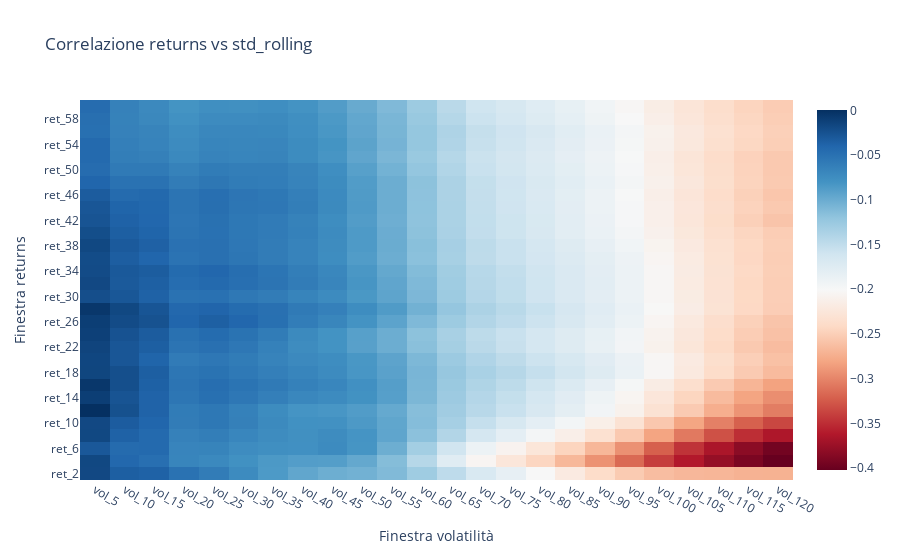
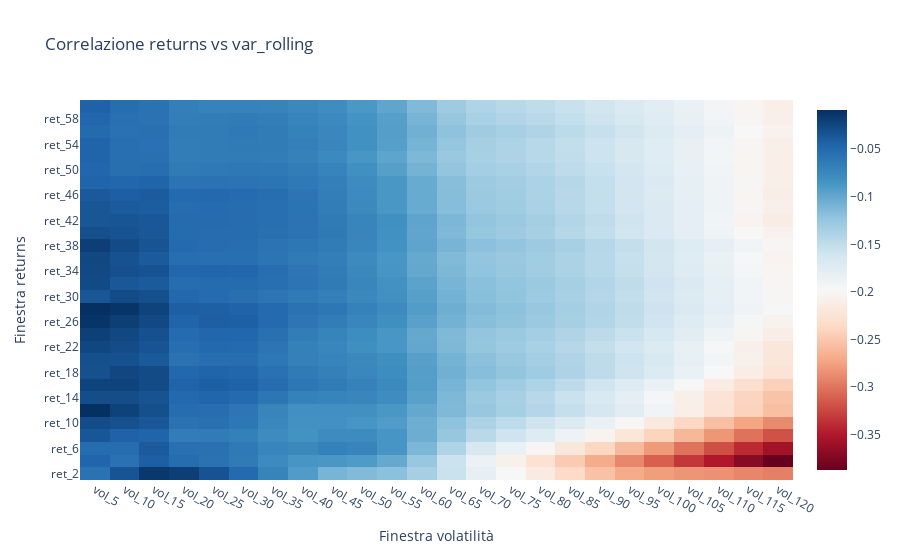
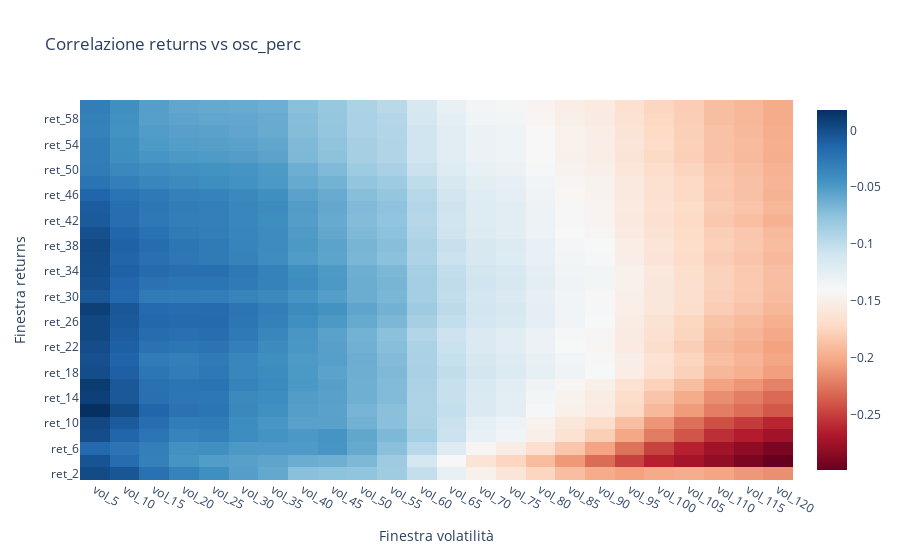
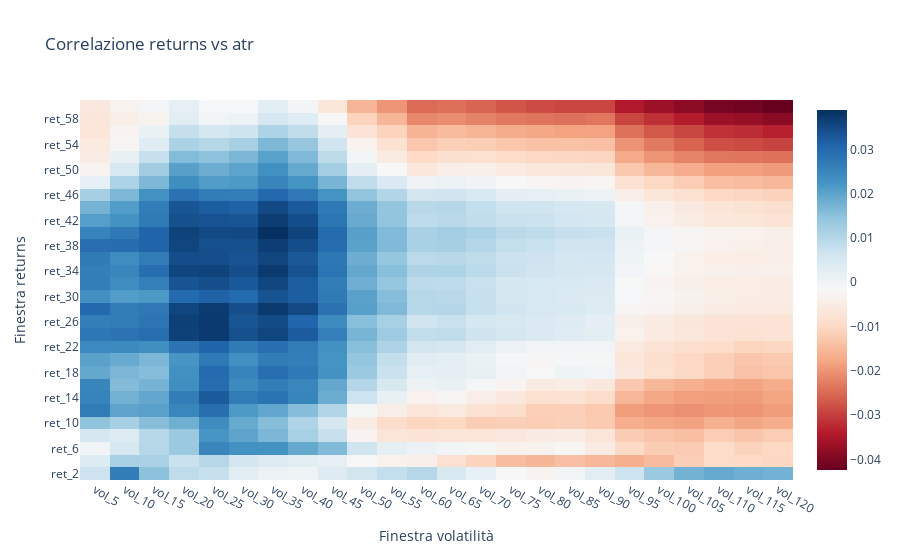

Here is the notebook cell these charts were saved with, in order:
### Code cell
# Esplora un set molto più ampio di combinazioni di rolling window per returns e volatilità e mostra la matrice delle correlazioni
import pandas as pd
import numpy as np
import plotly.express as px

returns_windows = list(range(2, 61, 2))  # da 2 a 60 con step 2
vol_windows = list(range(5, 121, 5))    # da 5 a 120 con step 5
indicators = ['std_rolling', 'var_rolling', 'osc_perc', 'atr']

results = {}
for win_ret in returns_windows:
    df_interp[f'ret_{win_ret}'] = df_interp['<BALANCE>'].pct_change(win_ret)
    for win_vol in vol_windows:
        # Ricalcola indicatori di volatilità per questa finestra
        df_price[f'std_{win_vol}'] = df_price['<CLOSE>'].rolling(window=win_vol).std()
        df_price[f'var_{win_vol}'] = df_price['<CLOSE>'].rolling(window=win_vol).var()
        df_price[f'osc_{win_vol}'] = (df_price['<HIGH>'].rolling(window=win_vol).max() - df_price['<LOW>'].rolling(window=win_vol).min()) / df_price['<CLOSE>'].rolling(window=win_vol).mean()
        df_price['tr'] = np.maximum(df_price['<HIGH>'] - df_price['<LOW>'], np.abs(df_price['<HIGH>'] - df_price['<CLOSE>'].shift(1)), np.abs(df_price['<LOW>'] - df_price['<CLOSE>'].shift(1)))
        df_price[f'atr_{win_vol}'] = df_price['tr'].rolling(window=win_vol).mean()
        # Interpola
        for ind, col in zip(indicators, [f'std_{win_vol}', f'var_{win_vol}', f'osc_{win_vol}', f'atr_{win_vol}']):
            df_interp[f'{ind}_{win_vol}'] = df_price[col].reindex(df_interp.index, method='ffill')
            # Calcola correlazione
            corr = df_interp[f'ret_{win_ret}'].corr(df_interp[f'{ind}_{win_vol}'])
            results[(win_ret, win_vol, ind)] = corr

# Crea DataFrame per heatmap per ogni indicatore
for ind in indicators:
    matrix = np.zeros((len(returns_windows), len(vol_windows)))
    for i, win_ret in enumerate(returns_windows):
        for j, win_vol in enumerate(vol_windows):
            matrix[i, j] = results[(win_ret, win_vol, ind)]
    df_matrix = pd.DataFrame(matrix, index=[f'ret_{w}' for w in returns_windows], columns=[f'vol_{w}' for w in vol_windows])
    fig = px.imshow(df_matrix, text_auto=False, color_continuous_scale='RdBu', origin='lower', aspect='auto', title=f'Correlazione returns vs {ind}')
    fig.update_layout(xaxis_title='Finestra volatilità', yaxis_title='Finestra returns')
    fig.show()

### Figure 1 — Plotly figure (JSON) as saved in the notebook; plotly's stock layout.template omitted (floating-point values rounded to 4 significant figures; data arrays with more than 128 entries replaced by an {"elided": "..."} marker saying what was removed)
{"data": [{"coloraxis": "coloraxis", "hovertemplate": "x: %{x}<br>y: %{y}<br>color: %{z}<extra></extra>", "name": "0", "type": "heatmap", "x": ["vol_5", "vol_10", "vol_15", "vol_20", "vol_25", "vol_30", "vol_35", "vol_40", "vol_45", "vol_50", "vol_55", "vol_60", "vol_65", "vol_70", "vol_75", "vol_80", "vol_85", "vol_90", "vol_95", "vol_100", "vol_105", "vol_110", "vol_115", "vol_120"], "xaxis": "x", "y": ["ret_2", "ret_4", "ret_6", "ret_8", "ret_10", "ret_12", "ret_14", "ret_16", "ret_18", "ret_20", "ret_22", "ret_24", "ret_26", "ret_28", "ret_30", "ret_32", "ret_34", "ret_36", "ret_38", "ret_40", "ret_42", "ret_44", "ret_46", "ret_48", "ret_50", "ret_52", "ret_54", "ret_56", "ret_58", "ret_60"], "yaxis": "y", "z": {"elided": "30x24 float values"}}], "layout": {"coloraxis": {"colorscale": [[0, "rgb(103,0,31)"], [0.1, "rgb(178,24,43)"], [0.2, "rgb(214,96,77)"], [0.3, "rgb(244,165,130)"], [0.4, "rgb(253,219,199)"], [0.5, "rgb(247,247,247)"], [0.6, "rgb(209,229,240)"], [0.7, "rgb(146,197,222)"], [0.8, "rgb(67,147,195)"], [0.9, "rgb(33,102,172)"], [1, "rgb(5,48,97)"]]}, "title": {"text": "Correlazione returns vs std_rolling"}, "xaxis": {"anchor": "y", "domain": [0, 1], "title": {"text": "Finestra volatilità"}}, "yaxis": {"anchor": "x", "autorange": true, "domain": [0, 1], "title": {"text": "Finestra returns"}}}}

### Figure 2 — Plotly figure (JSON) as saved in the notebook; plotly's stock layout.template omitted (floating-point values rounded to 4 significant figures; data arrays with more than 128 entries replaced by an {"elided": "..."} marker saying what was removed)
{"data": [{"coloraxis": "coloraxis", "hovertemplate": "x: %{x}<br>y: %{y}<br>color: %{z}<extra></extra>", "name": "0", "type": "heatmap", "x": ["vol_5", "vol_10", "vol_15", "vol_20", "vol_25", "vol_30", "vol_35", "vol_40", "vol_45", "vol_50", "vol_55", "vol_60", "vol_65", "vol_70", "vol_75", "vol_80", "vol_85", "vol_90", "vol_95", "vol_100", "vol_105", "vol_110", "vol_115", "vol_120"], "xaxis": "x", "y": ["ret_2", "ret_4", "ret_6", "ret_8", "ret_10", "ret_12", "ret_14", "ret_16", "ret_18", "ret_20", "ret_22", "ret_24", "ret_26", "ret_28", "ret_30", "ret_32", "ret_34", "ret_36", "ret_38", "ret_40", "ret_42", "ret_44", "ret_46", "ret_48", "ret_50", "ret_52", "ret_54", "ret_56", "ret_58", "ret_60"], "yaxis": "y", "z": {"elided": "30x24 float values"}}], "layout": {"coloraxis": {"colorscale": [[0, "rgb(103,0,31)"], [0.1, "rgb(178,24,43)"], [0.2, "rgb(214,96,77)"], [0.3, "rgb(244,165,130)"], [0.4, "rgb(253,219,199)"], [0.5, "rgb(247,247,247)"], [0.6, "rgb(209,229,240)"], [0.7, "rgb(146,197,222)"], [0.8, "rgb(67,147,195)"], [0.9, "rgb(33,102,172)"], [1, "rgb(5,48,97)"]]}, "title": {"text": "Correlazione returns vs var_rolling"}, "xaxis": {"anchor": "y", "domain": [0, 1], "title": {"text": "Finestra volatilità"}}, "yaxis": {"anchor": "x", "autorange": true, "domain": [0, 1], "title": {"text": "Finestra returns"}}}}

### Figure 3 — Plotly figure (JSON) as saved in the notebook; plotly's stock layout.template omitted (floating-point values rounded to 4 significant figures; data arrays with more than 128 entries replaced by an {"elided": "..."} marker saying what was removed)
{"data": [{"coloraxis": "coloraxis", "hovertemplate": "x: %{x}<br>y: %{y}<br>color: %{z}<extra></extra>", "name": "0", "type": "heatmap", "x": ["vol_5", "vol_10", "vol_15", "vol_20", "vol_25", "vol_30", "vol_35", "vol_40", "vol_45", "vol_50", "vol_55", "vol_60", "vol_65", "vol_70", "vol_75", "vol_80", "vol_85", "vol_90", "vol_95", "vol_100", "vol_105", "vol_110", "vol_115", "vol_120"], "xaxis": "x", "y": ["ret_2", "ret_4", "ret_6", "ret_8", "ret_10", "ret_12", "ret_14", "ret_16", "ret_18", "ret_20", "ret_22", "ret_24", "ret_26", "ret_28", "ret_30", "ret_32", "ret_34", "ret_36", "ret_38", "ret_40", "ret_42", "ret_44", "ret_46", "ret_48", "ret_50", "ret_52", "ret_54", "ret_56", "ret_58", "ret_60"], "yaxis": "y", "z": {"elided": "30x24 float values"}}], "layout": {"coloraxis": {"colorscale": [[0, "rgb(103,0,31)"], [0.1, "rgb(178,24,43)"], [0.2, "rgb(214,96,77)"], [0.3, "rgb(244,165,130)"], [0.4, "rgb(253,219,199)"], [0.5, "rgb(247,247,247)"], [0.6, "rgb(209,229,240)"], [0.7, "rgb(146,197,222)"], [0.8, "rgb(67,147,195)"], [0.9, "rgb(33,102,172)"], [1, "rgb(5,48,97)"]]}, "title": {"text": "Correlazione returns vs osc_perc"}, "xaxis": {"anchor": "y", "domain": [0, 1], "title": {"text": "Finestra volatilità"}}, "yaxis": {"anchor": "x", "autorange": true, "domain": [0, 1], "title": {"text": "Finestra returns"}}}}

### Figure 4 — Plotly figure (JSON) as saved in the notebook; plotly's stock layout.template omitted (floating-point values rounded to 4 significant figures; data arrays with more than 128 entries replaced by an {"elided": "..."} marker saying what was removed)
{"data": [{"coloraxis": "coloraxis", "hovertemplate": "x: %{x}<br>y: %{y}<br>color: %{z}<extra></extra>", "name": "0", "type": "heatmap", "x": ["vol_5", "vol_10", "vol_15", "vol_20", "vol_25", "vol_30", "vol_35", "vol_40", "vol_45", "vol_50", "vol_55", "vol_60", "vol_65", "vol_70", "vol_75", "vol_80", "vol_85", "vol_90", "vol_95", "vol_100", "vol_105", "vol_110", "vol_115", "vol_120"], "xaxis": "x", "y": ["ret_2", "ret_4", "ret_6", "ret_8", "ret_10", "ret_12", "ret_14", "ret_16", "ret_18", "ret_20", "ret_22", "ret_24", "ret_26", "ret_28", "ret_30", "ret_32", "ret_34", "ret_36", "ret_38", "ret_40", "ret_42", "ret_44", "ret_46", "ret_48", "ret_50", "ret_52", "ret_54", "ret_56", "ret_58", "ret_60"], "yaxis": "y", "z": {"elided": "30x24 float values"}}], "layout": {"coloraxis": {"colorscale": [[0, "rgb(103,0,31)"], [0.1, "rgb(178,24,43)"], [0.2, "rgb(214,96,77)"], [0.3, "rgb(244,165,130)"], [0.4, "rgb(253,219,199)"], [0.5, "rgb(247,247,247)"], [0.6, "rgb(209,229,240)"], [0.7, "rgb(146,197,222)"], [0.8, "rgb(67,147,195)"], [0.9, "rgb(33,102,172)"], [1, "rgb(5,48,97)"]]}, "title": {"text": "Correlazione returns vs atr"}, "xaxis": {"anchor": "y", "domain": [0, 1], "title": {"text": "Finestra volatilità"}}, "yaxis": {"anchor": "x", "autorange": true, "domain": [0, 1], "title": {"text": "Finestra returns"}}}}
